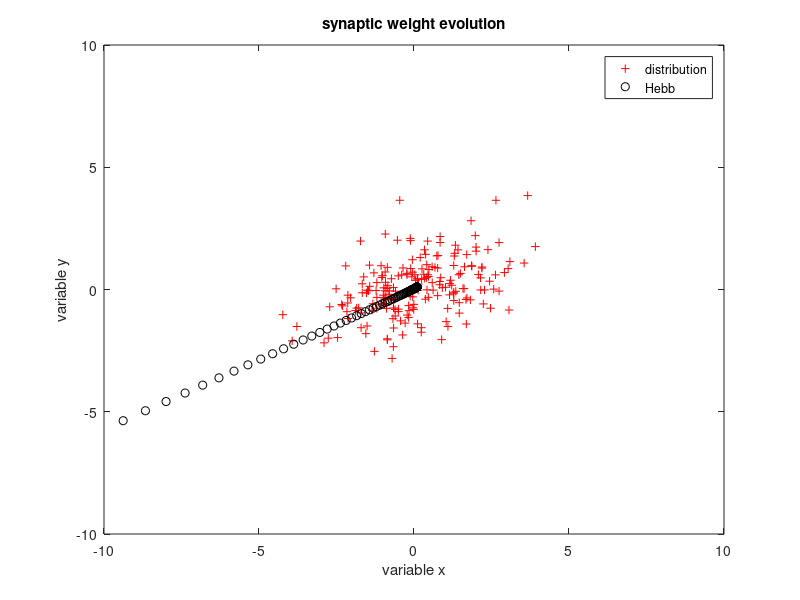

Write MATLAB code to recreate this figure.
% Synaptic weight evolution in a Hebbian neuron

% create distribution with variances 1 and 3 and mean 0
mu = [0,0];
sigma = [3 0; 0 1];
ang = pi/6;
X = mvnrnd(mu,sigma,200);


R = [cos(ang) -sin(ang); sin(ang) cos(ang)];
X = (R*X');

plot(X(1,:),X(2,:),'r+')
hold on
xlim([-10 10])
ylim([-10 10])

% create weights, set learning rate
[N, M] = size(X);
w1 = ones(N, M)*.1;
eta1 = .00015;

%evolve over 200 time steps
for i = 1:200
    
    y1 = X*w1';
    dw1 = eta1*y1*X;
    w1 = w1 + dw1;
    plot(w1(1,3),w1(2,3),'ko');
  
end

hold off
legend('distribution', 'Hebb')
xlabel('variable x')
ylabel('variable y')
title('synaptic weight evolution')